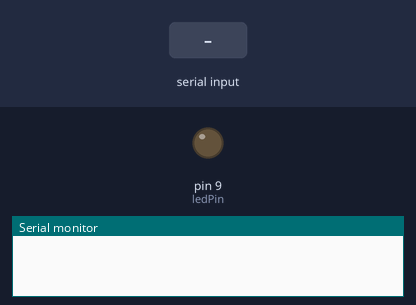
A sketch run on a simulated Arduino Uno, built with avr-gcc and run on an emulated ATmega328P. Shown: output pins drawn as LEDs (lit = HIGH), the last lines printed to the serial monitor. The inputs (shaded band) are chosen by the test bench.

Above: at 1.2 s.
1.3 s: byte 30 received over Serial
At 2.5 s:
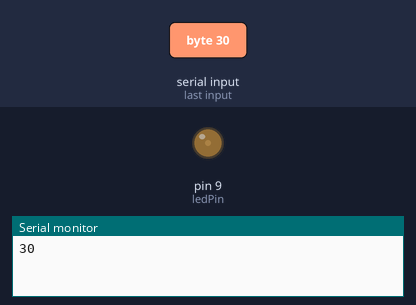
2.8 s: byte 90 received over Serial
At 3.8 s:
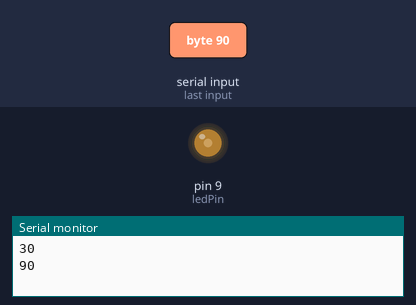
Timing chart, 0 to 5.8 s (numbered marks = the images above; inputs shaded):
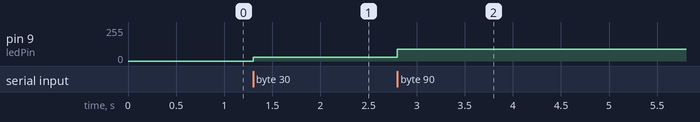

Measured:
- after the input at 1.3 s, pin 9 (ledPin): 0/255 → 30/255 at once
- after the input at 2.8 s, pin 9 (ledPin): 30/255 → 90/255 at once

The sketch:

_lightintensity.ino
```cpp
int ledPin = 9;  // PWM pin
int value = -1;

void setup() {
  Serial.begin(9600);
  pinMode(ledPin, OUTPUT);
}

void loop() {
  while (Serial.available()) {
    value = Serial.read();

    if (value >= 0) {
      Serial.println(value);          // Debug: print the received value
      analogWrite(ledPin, value);     // Set LED brightness
      value = -1;                     // Reset value
    }
  }
}
```
